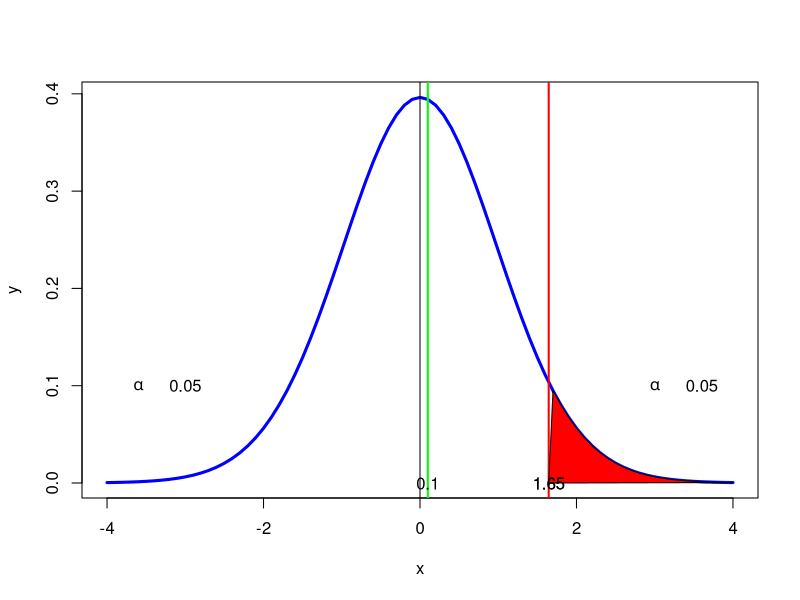

Generate this figure with R:
#page no : 433-434
x1=3
x2=2.9
psd1=0.33
psd2=0.36
n=20
mdiff=x1-x2
sd=sqrt((psd1^2/n)+(psd2^2/n))
t_stat=(mdiff/sd)
print(paste("mean diff= ",x1-x2))
print(paste("t stat= ",round(t_stat,1)))
alpha=.05
df=n+n-2
t_critical=round(qnorm(1-alpha),3)
print(paste("t critical= ",t_critical))
if(t_stat>t_critical)
{
   print("Reject H0")
}else
{
  print("Accept H0")
}
dfs <- n+n-2
x <- seq(-4,4,0.1)
y <- dt(x,dfs)
plot(x,y,type='l',lwd=3,col='blue',xlab='x')
abline(v=0)
abline(v=t_critical,lwd=2,col='red')
abline(v=mdiff,lwd=2,col='green')
polygon(c(x[x>=abs(t_critical)],abs(t_critical) ),c(y[x>=abs(t_critical)],0),col="red")
text(t_critical,0,round(t_critical,2))
text(mdiff,0,round(mdiff,2))
text(abs(t_critical),0,round(abs(t_critical),2))
text(3.0,0.1,expression(alpha))
text(3.6,0.1,alpha)
text(-3.6,0.1,expression(alpha))
text(-3.0,0.1,alpha)
#The answer provided in the textbook is wrong
